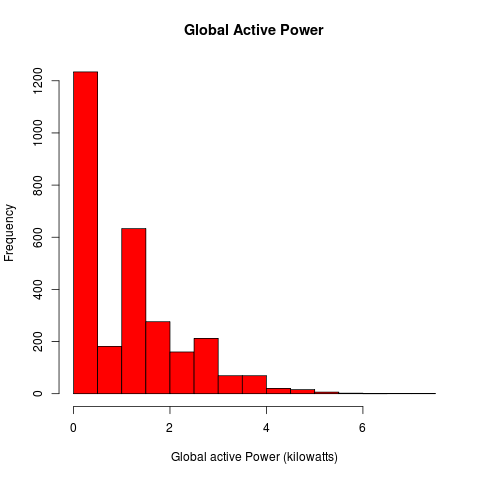

Generate this figure with R:
# ensure appropriate dataframe available
source("CodeFlow.R")
# set png graphics device with required dimensions
png("plot1.png",width = 480,height = 480,units = "px")
# plot histogram 
hist(reqData[,2],col="red",xlab = "Global active Power (kilowatts)",main = "Global Active Power")
# turn off graphics device
dev.off()
